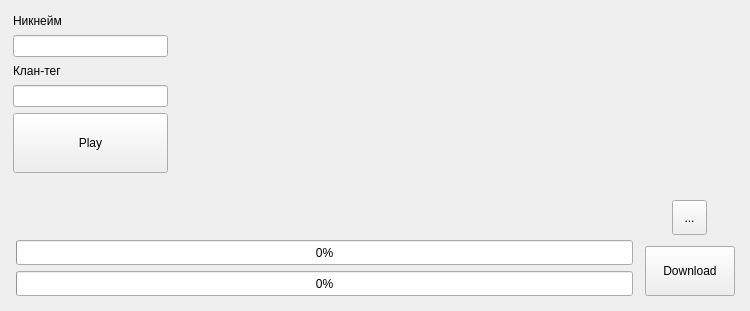
<?xml version="1.0" encoding="UTF-8"?>
<ui version="4.0">
 <class>MainWindow</class>
 <widget class="QMainWindow" name="MainWindow">
  <property name="geometry">
   <rect>
    <x>0</x>
    <y>0</y>
    <width>750</width>
    <height>311</height>
   </rect>
  </property>
  <property name="minimumSize">
   <size>
    <width>750</width>
    <height>311</height>
   </size>
  </property>
  <property name="maximumSize">
   <size>
    <width>750</width>
    <height>311</height>
   </size>
  </property>
  <property name="windowTitle">
   <string>MainWindow</string>
  </property>
  <widget class="QWidget" name="centralwidget">
   <property name="minimumSize">
    <size>
     <width>750</width>
     <height>311</height>
    </size>
   </property>
   <property name="layoutDirection">
    <enum>Qt::LeftToRight</enum>
   </property>
   <widget class="QWidget" name="layoutWidget">
    <property name="geometry">
     <rect>
      <x>10</x>
      <y>190</y>
      <width>731</width>
      <height>112</height>
     </rect>
    </property>
    <layout class="QHBoxLayout" name="horizontalLayout">
     <property name="leftMargin">
      <number>3</number>
     </property>
     <property name="topMargin">
      <number>3</number>
     </property>
     <property name="rightMargin">
      <number>3</number>
     </property>
     <property name="bottomMargin">
      <number>3</number>
     </property>
     <item>
      <layout class="QVBoxLayout" name="verticalLayout_2">
       <property name="leftMargin">
        <number>3</number>
       </property>
       <property name="topMargin">
        <number>3</number>
       </property>
       <property name="rightMargin">
        <number>3</number>
       </property>
       <property name="bottomMargin">
        <number>3</number>
       </property>
       <item>
        <widget class="QLabel" name="checkinfoL">
         <property name="enabled">
          <bool>false</bool>
         </property>
         <property name="mouseTracking">
          <bool>false</bool>
         </property>
         <property name="text">
          <string/>
         </property>
         <property name="scaledContents">
          <bool>false</bool>
         </property>
        </widget>
       </item>
       <item>
        <widget class="QLabel" name="filecheckL">
         <property name="enabled">
          <bool>false</bool>
         </property>
         <property name="text">
          <string/>
         </property>
        </widget>
       </item>
       <item>
        <widget class="QProgressBar" name="onefileBar">
         <property name="minimumSize">
          <size>
           <width>617</width>
           <height>25</height>
          </size>
         </property>
         <property name="maximumSize">
          <size>
           <width>617</width>
           <height>25</height>
          </size>
         </property>
         <property name="value">
          <number>0</number>
         </property>
         <property name="alignment">
          <set>Qt::AlignCenter</set>
         </property>
         <property name="orientation">
          <enum>Qt::Horizontal</enum>
         </property>
         <property name="textDirection">
          <enum>QProgressBar::TopToBottom</enum>
         </property>
        </widget>
       </item>
       <item>
        <widget class="QProgressBar" name="allfilesBar">
         <property name="minimumSize">
          <size>
           <width>617</width>
           <height>25</height>
          </size>
         </property>
         <property name="maximumSize">
          <size>
           <width>617</width>
           <height>25</height>
          </size>
         </property>
         <property name="value">
          <number>0</number>
         </property>
         <property name="alignment">
          <set>Qt::AlignLeading|Qt::AlignLeft|Qt::AlignVCenter</set>
         </property>
        </widget>
       </item>
      </layout>
     </item>
     <item>
      <layout class="QVBoxLayout" name="verticalLayout">
       <property name="leftMargin">
        <number>3</number>
       </property>
       <property name="topMargin">
        <number>3</number>
       </property>
       <property name="rightMargin">
        <number>3</number>
       </property>
       <property name="bottomMargin">
        <number>3</number>
       </property>
       <item alignment="Qt::AlignHCenter|Qt::AlignVCenter">
        <widget class="QToolButton" name="othertoolButton">
         <property name="minimumSize">
          <size>
           <width>35</width>
           <height>35</height>
          </size>
         </property>
         <property name="maximumSize">
          <size>
           <width>22</width>
           <height>22</height>
          </size>
         </property>
         <property name="text">
          <string>...</string>
         </property>
        </widget>
       </item>
       <item>
        <widget class="QPushButton" name="downloadButton">
         <property name="minimumSize">
          <size>
           <width>90</width>
           <height>50</height>
          </size>
         </property>
         <property name="maximumSize">
          <size>
           <width>90</width>
           <height>50</height>
          </size>
         </property>
         <property name="text">
          <string>Download</string>
         </property>
        </widget>
       </item>
      </layout>
     </item>
    </layout>
   </widget>
   <widget class="QWidget" name="layoutWidget">
    <property name="geometry">
     <rect>
      <x>10</x>
      <y>10</y>
      <width>161</width>
      <height>166</height>
     </rect>
    </property>
    <layout class="QVBoxLayout" name="verticalLayout_3">
     <property name="leftMargin">
      <number>3</number>
     </property>
     <property name="topMargin">
      <number>3</number>
     </property>
     <property name="rightMargin">
      <number>3</number>
     </property>
     <property name="bottomMargin">
      <number>3</number>
     </property>
     <item>
      <widget class="QLabel" name="nicknameL">
       <property name="text">
        <string>Никнейм</string>
       </property>
      </widget>
     </item>
     <item>
      <widget class="QLineEdit" name="nicknameEdit"/>
     </item>
     <item>
      <widget class="QLabel" name="clanL">
       <property name="text">
        <string>Клан-тег</string>
       </property>
      </widget>
     </item>
     <item>
      <widget class="QLineEdit" name="clanEdit"/>
     </item>
     <item>
      <widget class="QPushButton" name="playButton">
       <property name="sizePolicy">
        <sizepolicy hsizetype="Fixed" vsizetype="Fixed">
         <horstretch>0</horstretch>
         <verstretch>0</verstretch>
        </sizepolicy>
       </property>
       <property name="minimumSize">
        <size>
         <width>155</width>
         <height>60</height>
        </size>
       </property>
       <property name="maximumSize">
        <size>
         <width>155</width>
         <height>60</height>
        </size>
       </property>
       <property name="autoFillBackground">
        <bool>false</bool>
       </property>
       <property name="text">
        <string>Play</string>
       </property>
       <property name="checkable">
        <bool>false</bool>
       </property>
       <property name="autoDefault">
        <bool>false</bool>
       </property>
       <property name="default">
        <bool>false</bool>
       </property>
       <property name="flat">
        <bool>false</bool>
       </property>
      </widget>
     </item>
    </layout>
   </widget>
  </widget>
 </widget>
 <resources/>
 <connections/>
</ui>
